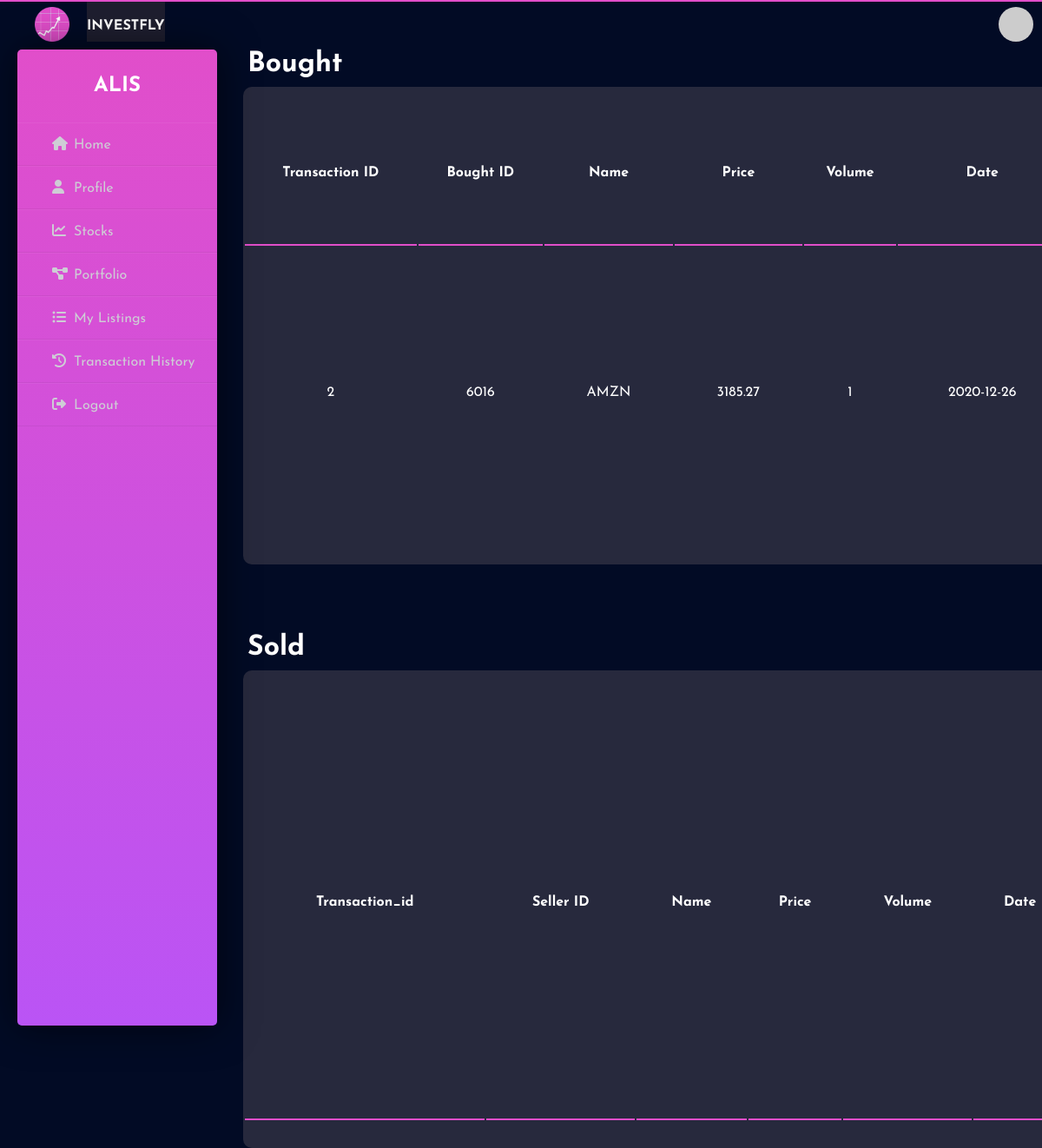
The app's page /history (signed in) with its own data.
### app/models.py (models this page shows, shortened)
class user_login(UserMixin, db.Model):
    id = db.Column(db.Integer, primary_key=True, nullable=False, unique=True)
    username = db.Column(db.String(64), index=True, unique=True, nullable=False)
    email = db.Column(db.String(120), index=True, unique=True, nullable=False)
    password_hash = db.Column(db.String(128))
    def avatar(self, size):
        digest = md5(self.email.lower().encode('utf-8')).hexdigest()
        return 'https://www.gravatar.com/avatar/{}?d=identicon&s={}'.format(digest, size)

class transaction(db.Model):
    id = db.Column(db.Integer, primary_key=True, nullable=False)
    transaction_date = db.Column(db.Date, nullable=False)
    buyer_id = db.Column(db.Integer, nullable=False)
    quantity = db.Column(db.Integer, nullable=False)
    seller_id = db.Column(db.Integer, nullable=False)
    selling_price = db.Column(db.Float, nullable=False)
    stock_name = db.Column(db.String, db.ForeignKey('stock.stock_name',onupdate='CASCADE',ondelete='NO ACTION'), nullable=False)
    def get_bought_list(self):
        return [self.id ,self.seller_id, self.stock_name, self.selling_price , self.quantity , self.transaction_date]

### app/routes.py (the view)
@app.route('/history' , methods = ['GET' , 'POST'])
def history():
    Sold_headings = ['Transaction_id' ,'Seller ID ' ,'Name' , 'Price' , 'Volume' , 'Date']
    sold = transaction.query.filter_by(seller_id=current_user.id).all()
    sold_stocks = []
    for i in range(len(sold)):
        sold_stocks.append(sold[i].get_sold_list())
    Bought_headings = ['Transaction ID' ,'Bought ID ' ,'Name' , 'Price' , 'Volume' , 'Date']
    bought = transaction.query.filter_by(buyer_id=current_user.id).all()
    bought_stocks = []
    for i in range(len(bought)):
        bought_stocks.append(bought[i].get_bought_list())
    return render_template("history.html" ,Bought=bought_stocks , Sold=sold_stocks  ,Bought_headings=Bought_headings , Sold_headings=Sold_headings)

### app/models.py (called while the page is built)
@app.before_request
def before_request():
    session.permanent = True
    app.permanent_session_lifetime = timedelta(seconds=600)

@login.user_loader
def load_user(id):
    return user_login.query.get(int(id))

### app/templates/history.html (shortened to what this page needs)
{% extends "base2.html" %}
{% block head %}
    <link rel= "stylesheet" type= "text/css" href= "{{url_for('static',filename='css/portfolio.css')}}">
{% endblock %}
{% block content %}
<div class=row1>
    <h1 class="above">Bought</h1>
    <table class="table">
      <tr class="tab_head">
          {% for header in Bought_headings %}
          <th class="tab_b">{{ header }}</th>
          {% endfor %}
      </tr>
      {% for row in Bought %}
      <tr>
          {% for cell in row %}
          <td class="tab_body">{{ cell }}</td>
          {% endfor %}
      </tr>
      {% endfor %}
   </table>
</div>
<div class=row1>
    <h1 class="below">Sold</h1>
    <table class="table">
      <tr class="tab_head">
          {% for header in Sold_headings %}
          <th class="tab_b">{{ header }}</th>
          {% endfor %}
      </tr>
   </table>
</div>
{% endblock %}

### app/templates/base2.html (shortened to what this page needs)
<!DOCTYPE html>
<html lang="en">
<head>
    <link rel= "stylesheet" type= "text/css" href= "{{url_for('static',filename='css/base2.css')}}">
    {% block head %}{% endblock %}
</head>
<body>
<div class="wrapper">
    <img class="img" src="{{url_for('static',filename='img/logo1.png')}}" width="40" height="40" alt="" loading="lazy">
    <div class="header">
        <h4>INVESTFLY</h4>
    </div>
    <img class="user" src="{{current_user.avatar(128)}}" width="40" height="40" alt="" loading="lazy">
    <div class="sidebar">
        <h2>{{current_user.username}}</h2>
        <ul>
            <li><a href="{{ url_for('home_page' )}}"><i class="fas fa-home"></i>Home</a></li>
            <li><a href="{{ url_for('profile') }}"><i class="fas fa-user"></i>Profile</a></li>
            <li><a href="{{ url_for('stocks') }}"><i class="fas fa-chart-line"></i>Stocks</a></li>
            <li><a href="{{ url_for('portfolio') }}"><i class="fas fa-project-diagram"></i>Portfolio</a></li>
            <li><a href="{{ url_for('myListings') }}"><i class="fas fa-list-ul"></i>My Listings</a></li>
            <li><a href="{{ url_for('history') }}"><i class="fas fa-history"></i>Transaction History</a></li>
            <li><a href="{{ url_for('logout') }}"><i class="fas fa-sign-out-alt"></i>Logout</a></li>
        </ul>
    </div>
</div>
{% block content%}
{% endblock %}
</body>
</html>

### app/Static/css/base2.css (style rules this page uses)
* { margin: 0; padding: 0; box-sizing: border-box; list-style: none; text-decoration: none; font-family: 'Josefin Sans', sans-serif; }
::placeholder { color:ghostwhite; }
body { background-color: rgb(2, 11, 37); }
.wrapper { border-top: 2px solid #e14eca; width: 100%; display: flex; position: relative; }
.wrapper .sidebar { margin-left: 20px; margin-top: 55px; width: 230px; height: 85%; background: #ba54f5; background: -webkit-linear-gradient(0deg, #ba54f5 0%, #e14eca 100%); background: -o-linear-gradient(0deg, #ba54f5 0%, #e14eca 100%); background: -moz-linear-gradient(0deg, #ba54f5 0%, #e14eca 100%); background: linear-gradient(0deg, #ba54f5 0%, #e14eca 100%); padding: 30px 0px; position: fixed; border-radius: 5px; box-shadow: 0px 0px 45px 0px rgba(0, 0, 0, 0.6); display: block; overflow: auto; }
.wrapper .sidebar h2 { color: #fff; text-transform: uppercase; text-align: center; margin-bottom: 30px; }
.wrapper .sidebar ul li { padding: 15px; border-bottom: 1px solid #bdb8d7; border-bottom: 1px solid rgba(0,0,0,0.05); border-top: 1px solid rgba(255,255,255,0.05); }
.wrapper .sidebar ul li a { margin-left: 25px; color: #cecdd5; display: block; }
.wrapper .sidebar ul li a .fas { width: 25px; }
.wrapper .header { padding-top: 20px; background: #1e1e2f; color: white; text-transform: uppercase; text-align: center; margin-left: 20px; }
.wrapper .img { margin-top: 6px; margin-left: 40px; }
.wrapper .user { border-radius: 50%; margin-left: 80% ; margin-top: 6px; }

### app/Static/css/portfolio.css (style rules this page uses)
.table { overflow: hidden; background-color: #27293d; width: 950px; padding-bottom: 30px; padding-top: 15px; border-radius: 10px; height: 550px; }
.row1 { margin-left: 280px; margin-top: 10px; }
.tab_body { color: white; padding: 20px; text-align: center; }
.tab_head { color: white; }
.tab_b { padding: 5px; border-bottom: 2px solid #e14eca; }

### app/templates/history.html (style rules this page uses)
h1 { color:white; padding-left: 5px; padding-bottom: 10px; }
.above { padding-top: -30px; }
.below { padding-top:70px ; }

### records on screen
user_login: username "ALIS"
transaction: row "2" "1", seller "6016", stock_name "AMZN", selling_price "3185.27", transaction_date "2020-12-26"

### other values on screen
{{ header }} "Transaction ID" "Bought ID" "Name" "Price" "Volume" "Date"
{{ header }} "Transaction_id" "Seller ID" "Name" "Price" "Volume" "Date"
